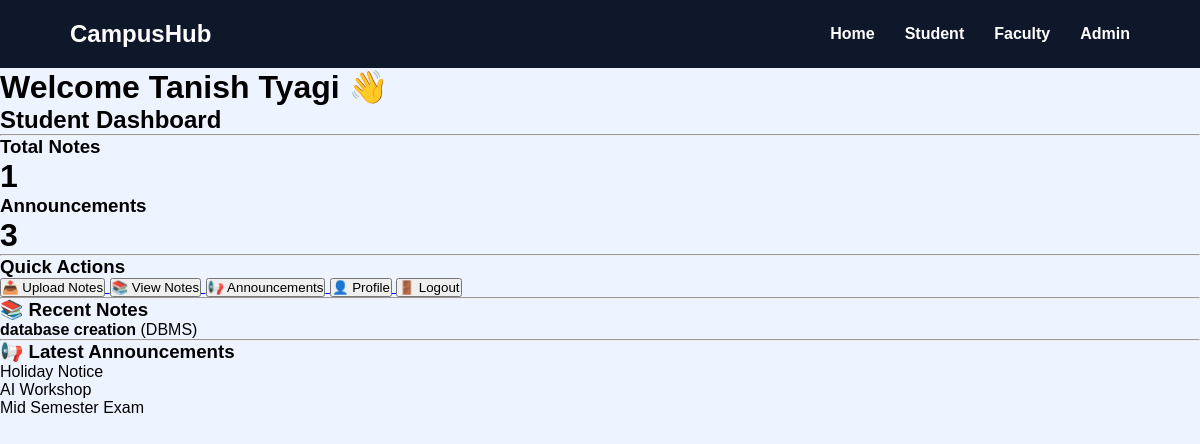
/student/dashboard (signed in), run on the app's committed database.
### tables this page shows
CREATE TABLE notes(
    id INTEGER PRIMARY KEY AUTOINCREMENT,
    title TEXT NOT NULL,
    subject TEXT NOT NULL,
    filename TEXT NOT NULL
, uploaded_by TEXT DEFAULT 'Student');

CREATE TABLE announcements(
    id INTEGER PRIMARY KEY AUTOINCREMENT,
    title TEXT NOT NULL,
    description TEXT NOT NULL
);

### routes/student.py (the view)
@student.route("/student/dashboard")
def dashboard():
    if "student_id" not in session:
        return redirect("/login/student")
    connection = sqlite3.connect("database/campushub.db")
    cursor = connection.cursor()
    cursor.execute("SELECT COUNT(*) FROM notes")
    notes_count = cursor.fetchone()[0]
    cursor.execute("SELECT COUNT(*) FROM announcements")
    announcements_count = cursor.fetchone()[0]
    cursor.execute("""
        SELECT title, subject
        FROM notes
        ORDER BY id DESC
        LIMIT 5
    """)
    recent_notes = cursor.fetchall()
    cursor.execute("""
        SELECT title
        FROM announcements
        ORDER BY id DESC
        LIMIT 5
    """)
    recent_announcements = cursor.fetchall()
    connection.close()
    return render_template(
        "dashboard.html",
        student_name=session["student_name"],
        notes_count=notes_count,
        announcements_count=announcements_count,
        recent_notes=recent_notes,
        recent_announcements=recent_announcements
    )

### templates/dashboard.html (shortened to what this page needs)
{% extends "base.html" %}
{% block content %}
<div class="container">
    <h1>Welcome {{ student_name }} 👋</h1>
    <h2>Student Dashboard</h2>
    <hr>
    <div class="dashboard-cards">
        <div class="card">
            <h3>Total Notes</h3>
            <h1>{{ notes_count }}</h1>
        </div>
        <div class="card">
            <h3>Announcements</h3>
            <h1>{{ announcements_count }}</h1>
        </div>
    </div>
    <hr>
    <h3>Quick Actions</h3>
    <a href="/student/upload">
        <button>📤 Upload Notes</button>
    </a>
    <a href="/student/notes">
        <button>📚 View Notes</button>
    </a>
    <a href="/student/announcements">
        <button>📢 Announcements</button>
    </a>
    <a href="/student/profile">
        <button>👤 Profile</button>
    </a>
    <a href="/logout">
        <button>🚪 Logout</button>
    </a>
    <hr>
    <h3>📚 Recent Notes</h3>
    {% if recent_notes %}
        <ul>
            {% for note in recent_notes %}
                <li>
                    <strong>{{ note[0] }}</strong>
                    ({{ note[1] }})
                </li>
            {% endfor %}
        </ul>
    {% else %}
        <p>No notes uploaded yet.</p>
    {% endif %}
    <hr>
    <h3>📢 Latest Announcements</h3>
    {% if recent_announcements %}
        <ul>
            {% for announcement in recent_announcements %}
                <li>{{ announcement[0] }}</li>
            {% endfor %}
        </ul>
    {% else %}
        <p>No announcements available.</p>
    {% endif %}
</div>
{% endblock %}

### static/css/style.css (style rules this page uses)
* { margin:0; padding:0; box-sizing:border-box; font-family:Arial, Helvetica, sans-serif; }
body { background:#eef4ff; }

### data on the page
notes: title "database creation", subject "DBMS"
announcements: title "Holiday Notice"
announcements: title "AI Workshop"
announcements: title "Mid Semester Exam"

### other printed values
{{ student_name }} "Tanish Tyagi"
{{ notes_count }} "1"
{{ announcements_count }} "3"
